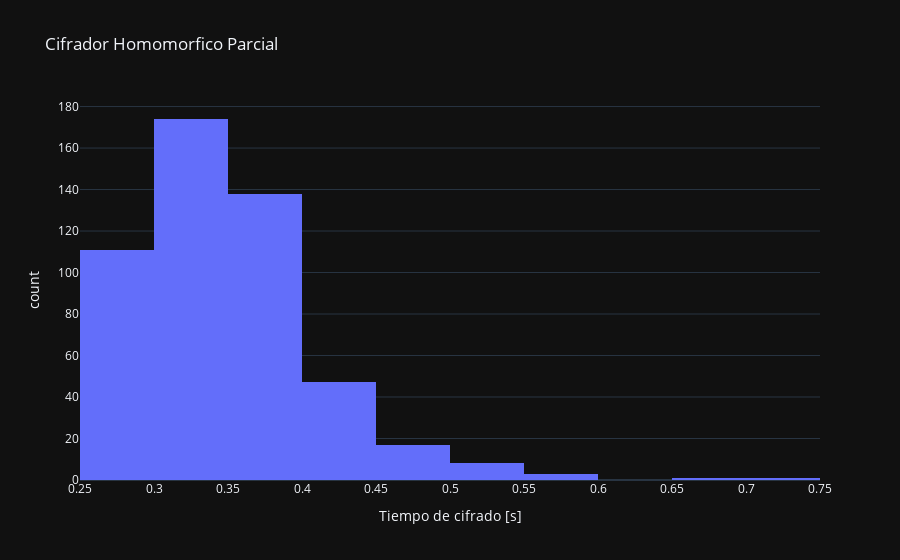

The notebook cell this image was saved under:
### Code cell
barplot_tiempos_cifrado(tiempos_del_parcial, 'Cifrador Homomorfico Parcial')

### Figure 1 — Plotly figure (JSON) as saved in the notebook; plotly's stock layout.template omitted (floating-point values rounded to 4 significant figures; data arrays with more than 128 entries replaced by an {"elided": "..."} marker saying what was removed)
{"data": [{"alignmentgroup": "True", "bingroup": "x", "hovertemplate": "Tiempo de cifrado [s]=%{x}<br>count=%{y}<extra></extra>", "legendgroup": "", "marker": {"color": "#636efa", "pattern": {"shape": ""}}, "name": "", "nbinsx": 15, "offsetgroup": "", "orientation": "v", "showlegend": false, "x": {"elided": "500 float values"}, "xaxis": "x", "yaxis": "y", "type": "histogram"}], "layout": {"xaxis": {"anchor": "y", "domain": [0.0, 1.0], "title": {"text": "Tiempo de cifrado [s]"}}, "yaxis": {"anchor": "x", "domain": [0.0, 1.0], "title": {"text": "count"}}, "legend": {"tracegroupgap": 0}, "title": {"text": "Cifrador Homomorfico Parcial"}, "barmode": "relative"}}
